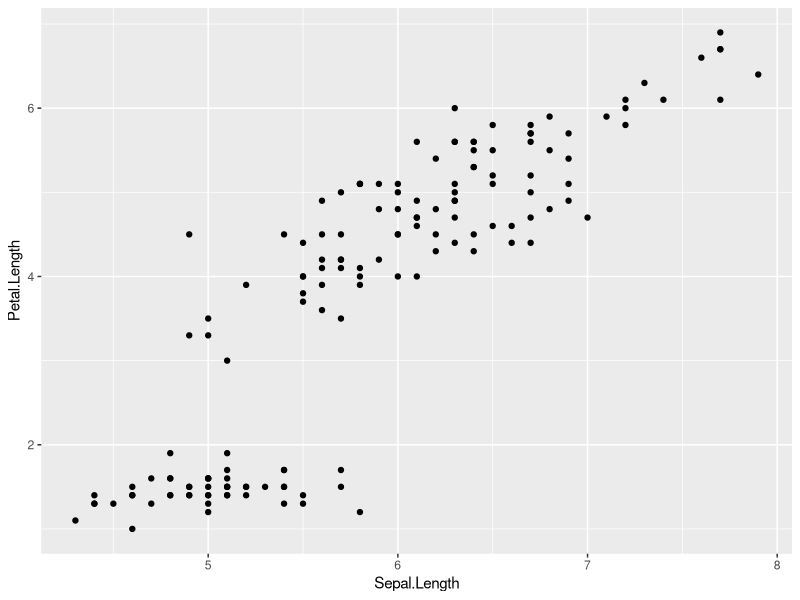
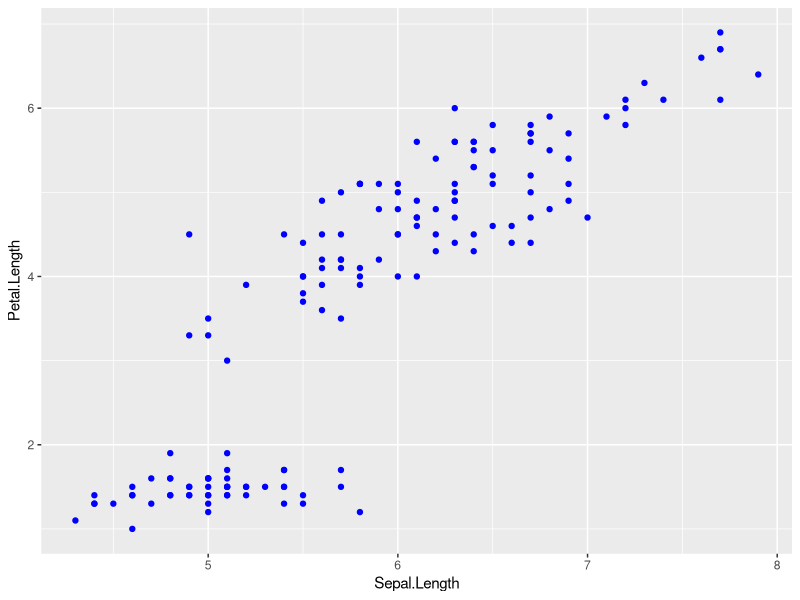
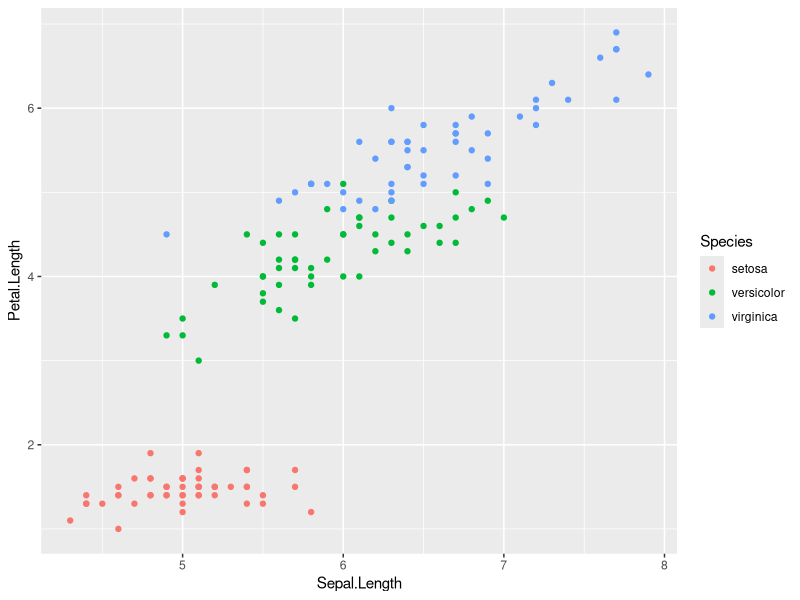
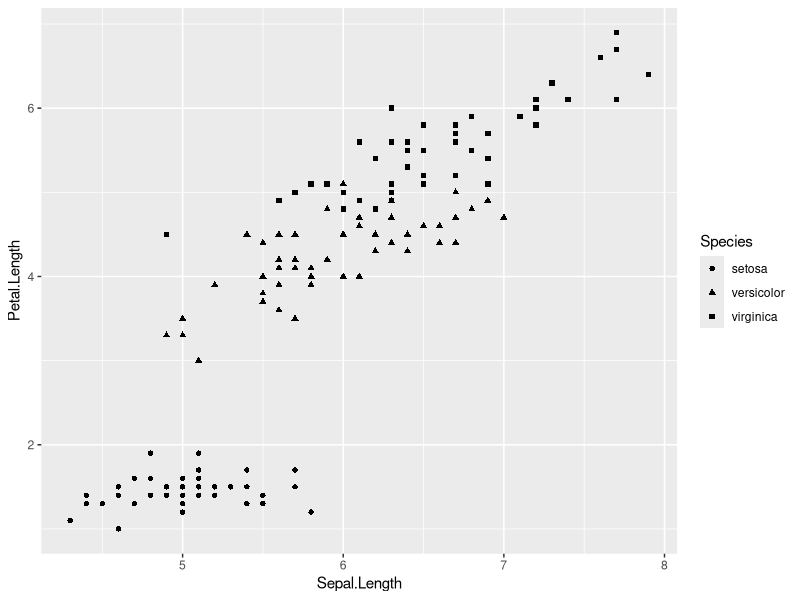
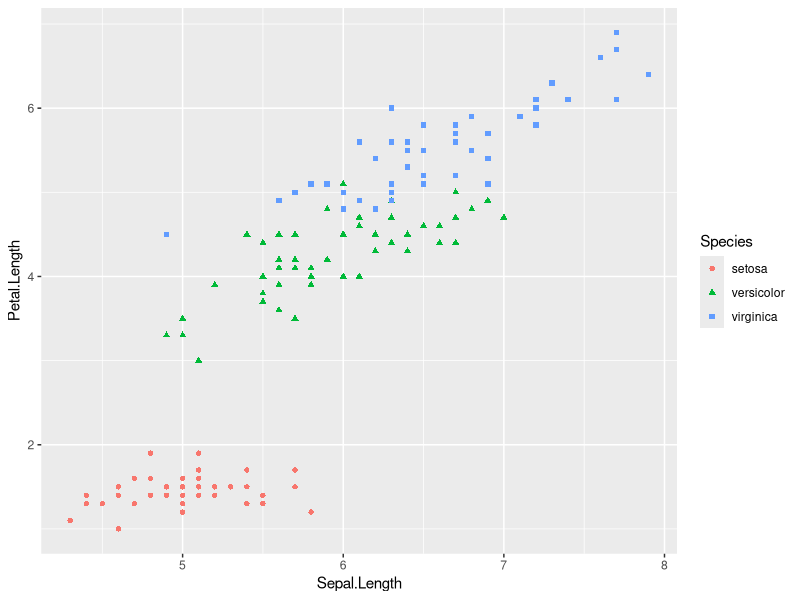
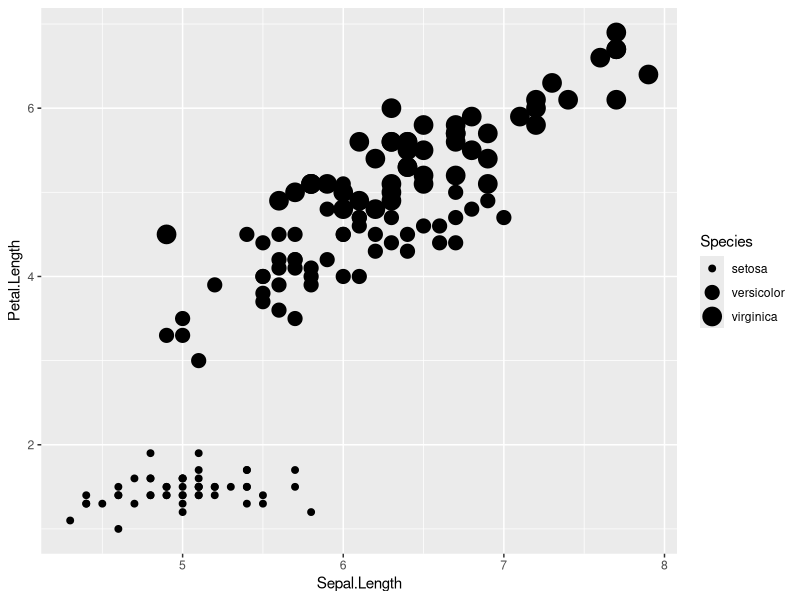
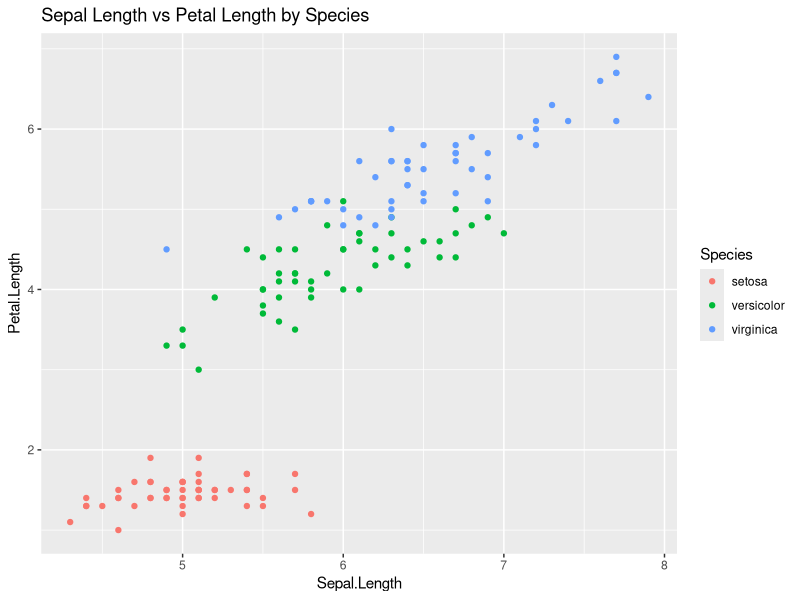
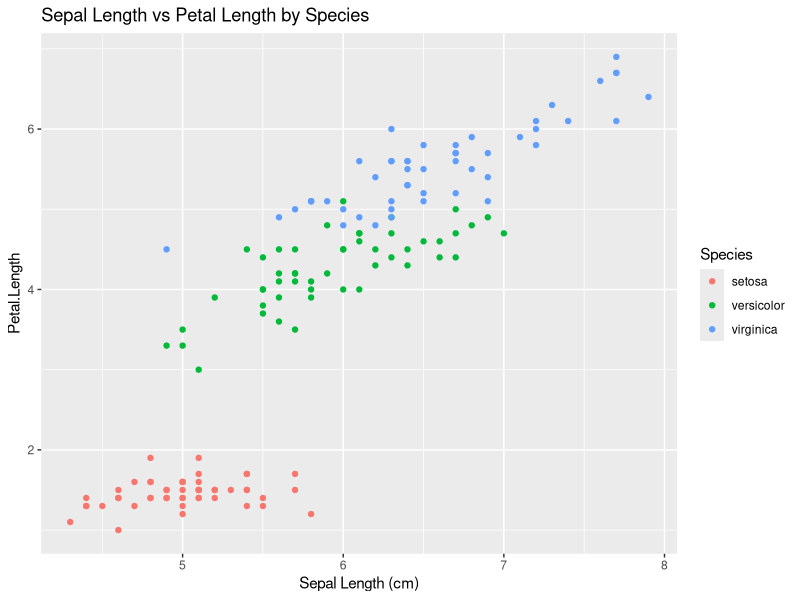

These figures' R source, in order:
############################################################
# EXERCISE 5
############################################################

# Load the dataset
data(iris)

# Load ggplot2
library(ggplot2)


############################################################
# PART A: SCATTER PLOT
############################################################

# 1. Create a scatter plot with:
#    X-axis    -> Sepal.Length
#    Y-axis    -> Petal.Length
# ----------------------------------------------------------

ggplot(
  iris,
  aes(x = Sepal.Length, y = Petal.Length)
) +
  geom_point()


# 2. Change the colour of all points
# ----------------------------------------------------------

ggplot(
  iris,
  aes(x = Sepal.Length, y = Petal.Length)
) +
  geom_point(color = "blue")


# Other colours you can try:
# "red"
# "green"
# "purple"
# "orange"


# 3. Map Species to the colour aesthetic
# ----------------------------------------------------------

ggplot(
  iris,
  aes(
    x = Sepal.Length,
    y = Petal.Length,
    colour = Species
  )
) +
  geom_point()

# Answer:
# When Species is placed inside aes(), ggplot2 maps the
# different Species categories to different colours.
#
# Because Species is a categorical variable, ggplot2
# automatically assigns different colours to each category.
#
# When colour = "blue" is placed outside aes(), all points
# have the same blue colour.


# 4. Map Species to the shape aesthetic
# ----------------------------------------------------------

ggplot(
  iris,
  aes(
    x = Sepal.Length,
    y = Petal.Length,
    shape = Species
  )
) +
  geom_point()


# 5. Map Species to BOTH colour and shape
# ----------------------------------------------------------

ggplot(
  iris,
  aes(
    x = Sepal.Length,
    y = Petal.Length,
    colour = Species,
    shape = Species
  )
) +
  geom_point()


# 6. Create the same plot but map Species to size
# ----------------------------------------------------------

ggplot(
  iris,
  aes(
    x = Sepal.Length,
    y = Petal.Length,
    size = Species
  )
) +
  geom_point()

# Note:
# Mapping a categorical variable to size is possible,
# but it is generally less effective than colour or shape
# for distinguishing categories.


# 7. Add an appropriate title
# ----------------------------------------------------------

ggplot(
  iris,
  aes(
    x = Sepal.Length,
    y = Petal.Length,
    colour = Species
  )
) +
  geom_point() +
  labs(
    title = "Sepal Length vs Petal Length by Species"
  )


# 8. Change the x-axis label
# ----------------------------------------------------------

ggplot(
  iris,
  aes(
    x = Sepal.Length,
    y = Petal.Length,
    colour = Species
  )
) +
  geom_point() +
  labs(
    title = "Sepal Length vs Petal Length by Species",
    x = "Sepal Length (cm)"
  )


# 9. Change the y-axis label
# ----------------------------------------------------------

ggplot(
  iris,
  aes(
    x = Sepal.Length,
    y = Petal.Length,
    colour = Species
  )
) +
  geom_point() +
  labs(
    title = "Sepal Length vs Petal Length by Species",
    x = "Sepal Length (cm)",
    y = "Petal Length (cm)"
  )


############################################################
# PART B: EXPERIMENT WITH AESTHETICS
############################################################

# 10. Create a scatter plot of:
#     Sepal.Width vs Petal.Width
# ----------------------------------------------------------

ggplot(
  iris,
  aes(x = Sepal.Width, y = Petal.Width)
) +
  geom_point()


# 11. Colour the points based on Species
# ----------------------------------------------------------

ggplot(
  iris,
  aes(
    x = Sepal.Width,
    y = Petal.Width,
    colour = Species
  )
) +
  geom_point()


# 12. Try changing the point size
# ----------------------------------------------------------

ggplot(
  iris,
  aes(
    x = Sepal.Width,
    y = Petal.Width,
    colour = Species
  )
) +
  geom_point(size = 4)


# 13. Try changing the point transparency
# ----------------------------------------------------------

ggplot(
  iris,
  aes(
    x = Sepal.Width,
    y = Petal.Width,
    colour = Species
  )
) +
  geom_point(alpha = 0.5)


# alpha:
# 1.0 = completely opaque
# 0.5 = partially transparent
# 0.2 = highly transparent


# 14. Try changing the point shape
# ----------------------------------------------------------

ggplot(
  iris,
  aes(
    x = Sepal.Width,
    y = Petal.Width,
    colour = Species
  )
) +
  geom_point(shape = 17)


# Common shapes:
# 16 = filled circle
# 17 = filled triangle
# 15 = filled square
# 18 = filled diamond


# 15. Combine at least TWO different aesthetics
# ----------------------------------------------------------

ggplot(
  iris,
  aes(
    x = Sepal.Width,
    y = Petal.Width,
    colour = Species,
    shape = Species
  )
) +
  geom_point(
    size = 3,
    alpha = 0.7
  )


############################################################
# PART C: BOX PLOT
############################################################

# 20. Create a box plot showing Petal.Length for each Species
# ----------------------------------------------------------

ggplot(
  iris,
  aes(x = Species, y = Petal.Length)
) +
  geom_boxplot()


# 21. Change the colour of the boxes
# ----------------------------------------------------------

ggplot(
  iris,
  aes(x = Species, y = Petal.Length)
) +
  geom_boxplot(color = "blue")


# 22. Map Species to the fill aesthetic
# ----------------------------------------------------------

ggplot(
  iris,
  aes(
    x = Species,
    y = Petal.Length,
    fill = Species
  )
) +
  geom_boxplot()


# 23. Try using both colour and fill
# ----------------------------------------------------------

ggplot(
  iris,
  aes(
    x = Species,
    y = Petal.Length,
    fill = Species,
    colour = Species
  )
) +
  geom_boxplot()


# 24. Change the transparency of the boxes
# ----------------------------------------------------------

ggplot(
  iris,
  aes(
    x = Species,
    y = Petal.Length,
    fill = Species
  )
) +
  geom_boxplot(alpha = 0.6)


# 25. Add an appropriate title
# ----------------------------------------------------------

ggplot(
  iris,
  aes(
    x = Species,
    y = Petal.Length,
    fill = Species
  )
) +
  geom_boxplot(alpha = 0.6) +
  labs(
    title = "Petal Length by Iris Species"
  )


# 26. Change the x-axis and y-axis labels
# ----------------------------------------------------------

ggplot(
  iris,
  aes(
    x = Species,
    y = Petal.Length,
    fill = Species
  )
) +
  geom_boxplot(alpha = 0.6) +
  labs(
    title = "Petal Length by Iris Species",
    x = "Iris Species",
    y = "Petal Length (cm)"
  )


# 27. Try a different theme
# ----------------------------------------------------------

ggplot(
  iris,
  aes(
    x = Species,
    y = Petal.Length,
    fill = Species
  )
) +
  geom_boxplot(alpha = 0.6) +
  labs(
    title = "Petal Length by Iris Species",
    x = "Iris Species",
    y = "Petal Length (cm)"
  ) +
  theme_minimal()


# Other themes you can try:
# theme_classic()
# theme_bw()
# theme_light()
# theme_dark()


############################################################
# PART D: LINE PLOT
############################################################

# Create a small dataset for this exercise

temperature <- data.frame(
  Day = 1:7,
  Temperature = c(29, 30, 31, 30, 32, 33, 31)
)


# 28. Create a line plot showing Temperature against Day
# ----------------------------------------------------------

ggplot(
  temperature,
  aes(x = Day, y = Temperature)
) +
  geom_line()


# 29. Add points to the line plot
# ----------------------------------------------------------

ggplot(
  temperature,
  aes(x = Day, y = Temperature)
) +
  geom_line() +
  geom_point()


# 30. Change the colour of the line
# ----------------------------------------------------------

ggplot(
  temperature,
  aes(x = Day, y = Temperature)
) +
  geom_line(color = "blue") +
  geom_point()


# 31. Change the thickness of the line
# ----------------------------------------------------------

ggplot(
  temperature,
  aes(x = Day, y = Temperature)
) +
  geom_line(
    color = "blue",
    linewidth = 1.5
  ) +
  geom_point()


# 32. Change the size of the points
# ----------------------------------------------------------

ggplot(
  temperature,
  aes(x = Day, y = Temperature)
) +
  geom_line(
    color = "blue",
    linewidth = 1.5
  ) +
  geom_point(size = 4)


# 33. Change the shape of the points
# ----------------------------------------------------------

ggplot(
  temperature,
  aes(x = Day, y = Temperature)
) +
  geom_line(
    color = "blue",
    linewidth = 1.5
  ) +
  geom_point(
    size = 4,
    shape = 17
  )


# 34. Make the points partially transparent
# ----------------------------------------------------------

ggplot(
  temperature,
  aes(x = Day, y = Temperature)
) +
  geom_line(
    color = "blue",
    linewidth = 1.5
  ) +
  geom_point(
    size = 4,
    shape = 17,
    alpha = 0.6
  )


# 35. Add a suitable title and axis labels
# ----------------------------------------------------------

ggplot(
  temperature,
  aes(x = Day, y = Temperature)
) +
  geom_line(
    color = "blue",
    linewidth = 1.5
  ) +
  geom_point(
    size = 4,
    shape = 17,
    alpha = 0.6
  ) +
  labs(
    title = "Daily Temperature",
    x = "Day",
    y = "Temperature (°C)"
  ) +
  theme_minimal()


############################################################
# PART E: FACETING
############################################################

# 36. Create a scatter plot of:
#     Sepal.Length vs Petal.Length
#     Colour the points according to Species
# ----------------------------------------------------------

ggplot(
  iris,
  aes(
    x = Sepal.Length,
    y = Petal.Length,
    colour = Species
  )
) +
  geom_point()


# 37. Create separate panels for each Species using faceting
# ----------------------------------------------------------

ggplot(
  iris,
  aes(
    x = Sepal.Length,
    y = Petal.Length,
    colour = Species
  )
) +
  geom_point() +
  facet_wrap(~ Species)


# 38. Change the number of rows used by the facets
# ----------------------------------------------------------

ggplot(
  iris,
  aes(
    x = Sepal.Length,
    y = Petal.Length,
    colour = Species
  )
) +
  geom_point() +
  facet_wrap(
    ~ Species,
    nrow = 3
  )


# 39. Change the number of columns used by the facets
# ----------------------------------------------------------

ggplot(
  iris,
  aes(
    x = Sepal.Length,
    y = Petal.Length,
    colour = Species
  )
) +
  geom_point() +
  facet_wrap(
    ~ Species,
    ncol = 3
  )


# 40. Add an appropriate title to the faceted plot
# ----------------------------------------------------------

ggplot(
  iris,
  aes(
    x = Sepal.Length,
    y = Petal.Length,
    colour = Species
  )
) +
  geom_point() +
  facet_wrap(
    ~ Species,
    ncol = 3
  ) +
  labs(
    title = "Sepal Length vs Petal Length by Species",
    x = "Sepal Length (cm)",
    y = "Petal Length (cm)"
  ) +
  theme_minimal()


############################################################
# PART F: CUSTOMISE THE COMPLETE PLOT
############################################################

# Starting plot

ggplot(
  iris,
  aes(
    x = Sepal.Length,
    y = Petal.Length,
    colour = Species
  )
) +
  geom_point()


# 41. Change the point size
# ----------------------------------------------------------

ggplot(
  iris,
  aes(
    x = Sepal.Length,
    y = Petal.Length,
    colour = Species
  )
) +
  geom_point(size = 4)


# 42. Change the point transparency
# ----------------------------------------------------------

ggplot(
  iris,
  aes(
    x = Sepal.Length,
    y = Petal.Length,
    colour = Species
  )
) +
  geom_point(
    size = 4,
    alpha = 0.6
  )


# 43. Change the point shape
# ----------------------------------------------------------

ggplot(
  iris,
  aes(
    x = Sepal.Length,
    y = Petal.Length,
    colour = Species
  )
) +
  geom_point(
    size = 4,
    alpha = 0.6,
    shape = 16
  )


# 44. Add a meaningful title and subtitle
# ----------------------------------------------------------

ggplot(
  iris,
  aes(
    x = Sepal.Length,
    y = Petal.Length,
    colour = Species
  )
) +
  geom_point(
    size = 4,
    alpha = 0.6,
    shape = 16
  ) +
  labs(
    title = "Relationship Between Sepal and Petal Length",
    subtitle = "Comparison of three Iris species"
  )


# 45. Change the x-axis label
# ----------------------------------------------------------

ggplot(
  iris,
  aes(
    x = Sepal.Length,
    y = Petal.Length,
    colour = Species
  )
) +
  geom_point(
    size = 4,
    alpha = 0.6,
    shape = 16
  ) +
  labs(
    title = "Relationship Between Sepal and Petal Length",
    subtitle = "Comparison of three Iris species",
    x = "Sepal Length (cm)"
  )


# 46. Change the y-axis label
# ----------------------------------------------------------

ggplot(
  iris,
  aes(
    x = Sepal.Length,
    y = Petal.Length,
    colour = Species
  )
) +
  geom_point(
    size = 4,
    alpha = 0.6,
    shape = 16
  ) +
  labs(
    title = "Relationship Between Sepal and Petal Length",
    subtitle = "Comparison of three Iris species",
    x = "Sepal Length (cm)",
    y = "Petal Length (cm)"
  )


# 47. Change the legend title
# ----------------------------------------------------------

ggplot(
  iris,
  aes(
    x = Sepal.Length,
    y = Petal.Length,
    colour = Species
  )
) +
  geom_point(
    size = 4,
    alpha = 0.6,
    shape = 16
  ) +
  labs(
    title = "Relationship Between Sepal and Petal Length",
    subtitle = "Comparison of three Iris species",
    x = "Sepal Length (cm)",
    y = "Petal Length (cm)",
    colour = "Iris Species"
  )


# 48. Move the legend to a different position
# ----------------------------------------------------------

ggplot(
  iris,
  aes(
    x = Sepal.Length,
    y = Petal.Length,
    colour = Species
  )
) +
  geom_point(
    size = 4,
    alpha = 0.6,
    shape = 16
  ) +
  labs(
    title = "Relationship Between Sepal and Petal Length",
    subtitle = "Comparison of three Iris species",
    x = "Sepal Length (cm)",
    y = "Petal Length (cm)",
    colour = "Iris Species"
  ) +
  theme(
    legend.position = "bottom"
  )


# 49. Apply a different ggplot2 theme
# ----------------------------------------------------------

ggplot(
  iris,
  aes(
    x = Sepal.Length,
    y = Petal.Length,
    colour = Species
  )
) +
  geom_point(
    size = 4,
    alpha = 0.6,
    shape = 16
  ) +
  labs(
    title = "Relationship Between Sepal and Petal Length",
    subtitle = "Comparison of three Iris species",
    x = "Sepal Length (cm)",
    y = "Petal Length (cm)",
    colour = "Iris Species"
  ) +
  theme_classic() +
  theme(
    legend.position = "bottom"
  )


# 50. Change the size of the plot title
# ----------------------------------------------------------

ggplot(
  iris,
  aes(
    x = Sepal.Length,
    y = Petal.Length,
    colour = Species
  )
) +
  geom_point(
    size = 4,
    alpha = 0.6
  ) +
  labs(
    title = "Relationship Between Sepal and Petal Length",
    subtitle = "Comparison of three Iris species",
    x = "Sepal Length (cm)",
    y = "Petal Length (cm)",
    colour = "Iris Species"
  ) +
  theme_classic() +
  theme(
    legend.position = "bottom",
    plot.title = element_text(size = 18)
  )


# 51. Change the size of the axis text
# ----------------------------------------------------------

ggplot(
  iris,
  aes(
    x = Sepal.Length,
    y = Petal.Length,
    colour = Species
  )
) +
  geom_point(
    size = 4,
    alpha = 0.6
  ) +
  labs(
    title = "Relationship Between Sepal and Petal Length",
    subtitle = "Comparison of three Iris species",
    x = "Sepal Length (cm)",
    y = "Petal Length (cm)",
    colour = "Iris Species"
  ) +
  theme_classic() +
  theme(
    legend.position = "bottom",
    plot.title = element_text(size = 18),
    axis.text = element_text(size = 12)
  )


# 52. FINAL CUSTOMISED VERSION
#     Combining at least FIVE customisations
# ----------------------------------------------------------

final_plot <- ggplot(
  iris,
  aes(
    x = Sepal.Length,
    y = Petal.Length,
    colour = Species
  )
) +
  
  # Customisation 1: point size
  # Customisation 2: transparency
  # Customisation 3: point shape
  geom_point(
    size = 4,
    alpha = 0.7,
    shape = 16
  ) +
  
  # Customisation 4, 5, 6, 7: title, subtitle and labels
  labs(
    title = "Relationship Between Sepal and Petal Length",
    subtitle = "Comparison of three Iris species",
    x = "Sepal Length (cm)",
    y = "Petal Length (cm)",
    colour = "Iris Species"
  ) +
  
  # Customisation 8: theme
  theme_classic() +
  
  # Customisation 9: legend position
  # Customisation 10: title size
  # Customisation 11: axis text size
  theme(
    legend.position = "bottom",
    plot.title = element_text(
      size = 18,
      face = "bold"
    ),
    plot.subtitle = element_text(
      size = 12
    ),
    axis.text = element_text(
      size = 12
    ),
    axis.title = element_text(
      size = 13
    ),
    legend.title = element_text(
      size = 12,
      face = "bold"
    )
  )


# Display the final plot
final_plot


############################################################
# END OF EXERCISE 5
############################################################
